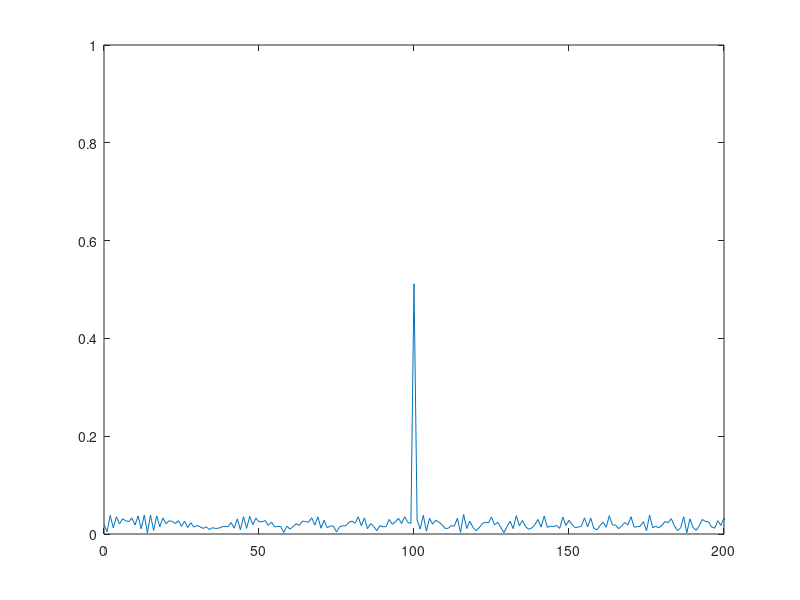
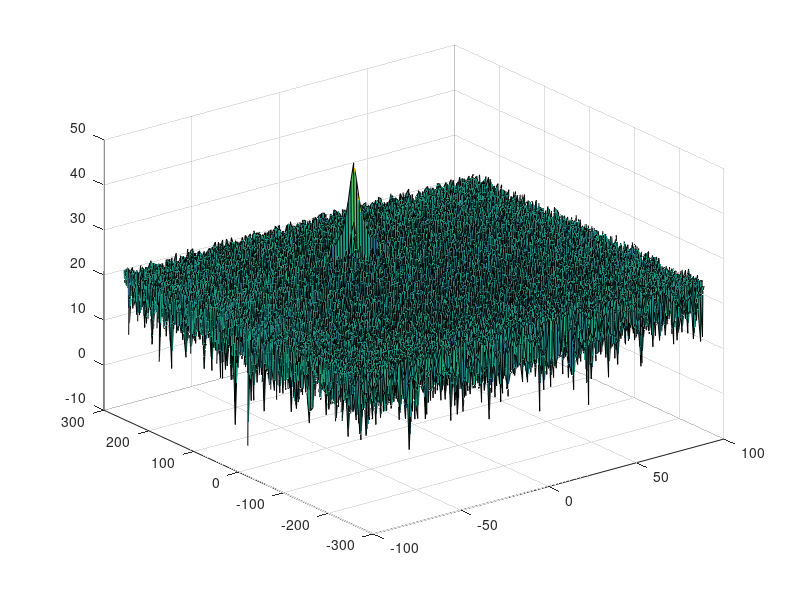

These figures' MATLAB source, in order:
clear all
clc;

%% Radar Specifications 
%%%%%%%%%%%%%%%%%%%%%%%%%%%
FrequencyOfOperation = 77e9;
MaxRange = 200;
RangeResolution = 1;
MaxVelocity = 100;
%%%%%%%%%%%%%%%%%%%%%%%%%%%

SpeedOfLight = 3e8;
%% User Defined Range and Velocity of target
% *%TODO* :
% define the target's initial position and velocity. Note : Velocity
% remains contant
 
TargetRange = 100;
TargetVel = -10;

%% FMCW Waveform Generation

% *%TODO* :
%Design the FMCW waveform by giving the specs of each of its parameters.
% Calculate the Bandwidth (B), Chirp Time (Tchirp) and Slope (slope) of the FMCW
% chirp using the requirements above.

Bandwidth = SpeedOfLight / (2 * RangeResolution);
ChirpTime = 5.5 * 2 * MaxRange / SpeedOfLight;
Slope = Bandwidth / ChirpTime;
disp(Slope);
                                                    
%The number of chirps in one sequence. Its ideal to have 2^ value for the ease of running the FFT
%for Doppler Estimation. 
Nd=128;                   % #of doppler cells OR #of sent periods % number of chirps

%The number of samples on each chirp. 
Nr=1024;                  %for length of time OR # of range cells

% Timestamp for running the displacement scenario for every sample on each
% chirp
t=linspace(0,Nd*ChirpTime,Nr*Nd); %total time for samples


%Creating the vectors for Tx, Rx and Mix based on the total samples input.
Tx=zeros(1,length(t)); %transmitted signal
Rx=zeros(1,length(t)); %received signal
Mix = zeros(1,length(t)); %beat signal

%Similar vectors for range_covered and time delay.
r_t=zeros(1,length(t));
td=zeros(1,length(t));


%% Signal generation and Moving Target simulation
% Running the radar scenario over the time. 

for i=1:length(t)         
    
    
    % *%TODO* :
    %For each time stamp update the Range of the Target for constant velocity. 
    if i > 1
        TargetRange = TargetRange + (TargetVel * (t(i) - t(i - 1))); 
    end
    
    % *%TODO* :
    %For each time sample we need update the transmitted and
    %received signal. 
    Tx(i) = cos(2 * pi * (FrequencyOfOperation * t(i) + Slope * t(i)^2 / 2));
    TripTime = TargetRange / SpeedOfLight * 2;
    Rx(i) = cos(2 * pi * (FrequencyOfOperation * (t(i) - TripTime) + Slope * (t(i) - TripTime)^2 / 2));
    
    % *%TODO* :
    %Now by mixing the Transmit and Receive generate the beat signal
    %This is done by element wise matrix multiplication of Transmit and
    %Receiver Signal
    Mix(i) = Tx(i) * Rx(i);
end

%% RANGE MEASUREMENT


 % *%TODO* :
%reshape the vector into Nr*Nd array. Nr and Nd here would also define the size of
%Range and Doppler FFT respectively.

MixMat = reshape(Mix,[Nr, Nd]);

% *%TODO* :
%run the FFT on the beat signal along the range bins dimension (Nr) and
%normalize.

FFT1d = fft(MixMat(:,Nd));

P2_ = abs(FFT1d/Nr);
P1_ = P2_(1:Nr/2+1);
P1_(2:end-1) = 2*P1_(2:end-1);
f_ = Nr*(0:(Nr/2))/Nr;
plot(f_,P1_) 
axis ([0 200 0 1]);

%% RANGE DOPPLER RESPONSE
% The 2D FFT implementation is already provided here. This will run a 2DFFT
% on the mixed signal (beat signal) output and generate a range doppler
% map.You will implement CFAR on the generated RDM


% Range Doppler Map Generation.

% The output of the 2D FFT is an image that has reponse in the range and
% doppler FFT bins. So, it is important to convert the axis from bin sizes
% to range and doppler based on their Max values.

Mix=reshape(Mix,[Nr,Nd]);

% 2D FFT using the FFT size for both dimensions.
sig_fft2 = fft2(Mix,Nr,Nd);

% Taking just one side of signal from Range dimension.
sig_fft2 = sig_fft2(1:Nr/2,1:Nd);
sig_fft2 = fftshift (sig_fft2);
RDM = abs(sig_fft2);
RDM = 10*log10(RDM) ;

%use the surf function to plot the output of 2DFFT and to show axis in both
%dimensions
doppler_axis = linspace(-100,100,Nd);
range_axis = linspace(-200,200,Nr/2)*((Nr/2)/400);
figure,surf(doppler_axis,range_axis,RDM);


